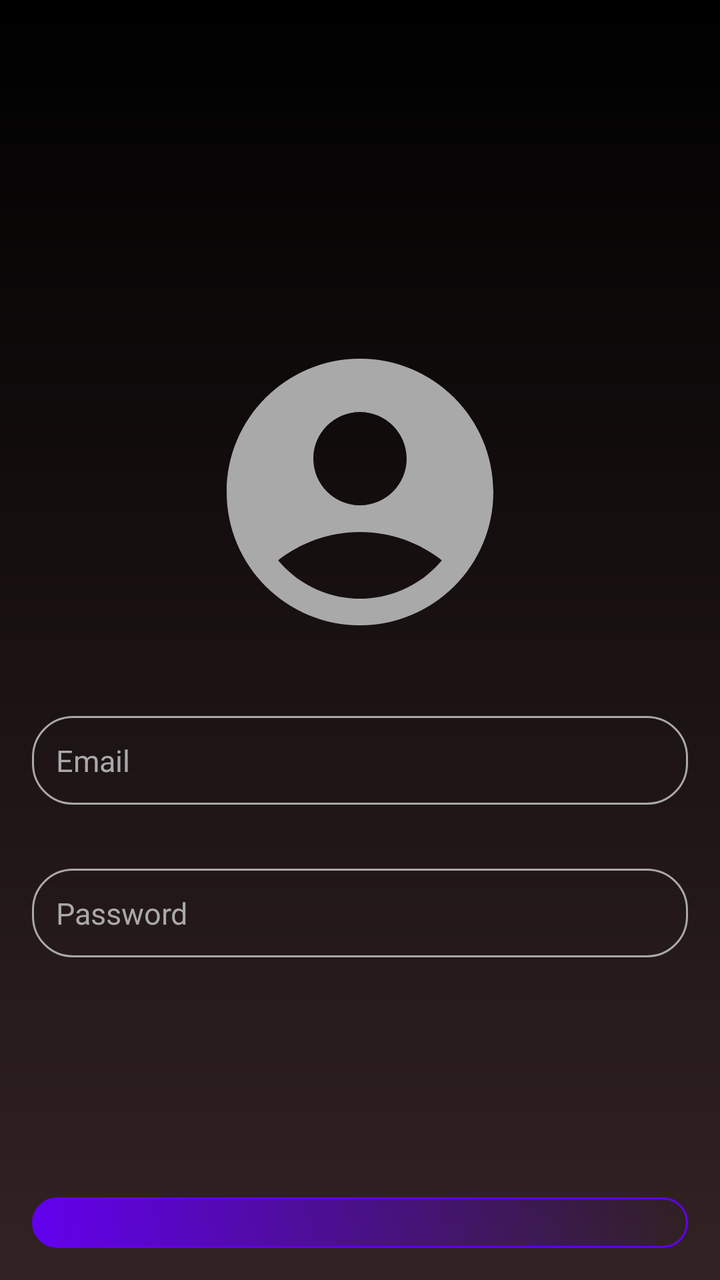
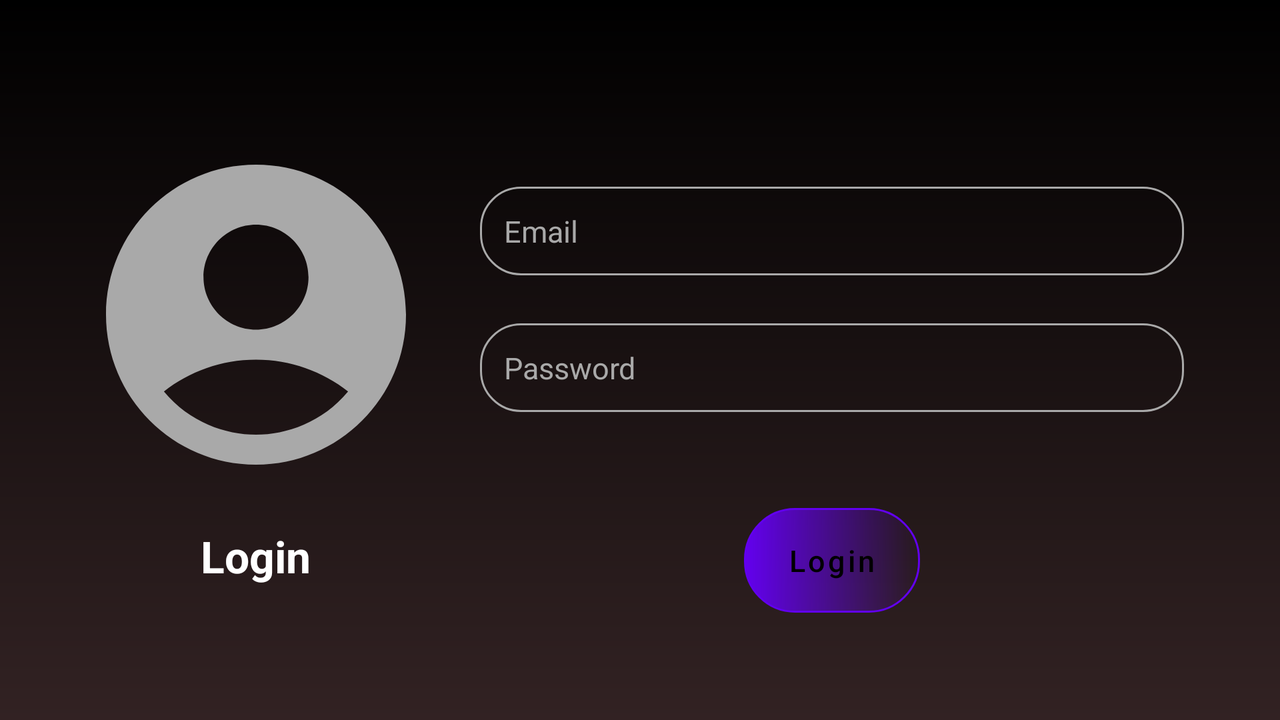

Two renders of one Android screen. The first uses the default layout on a phone; the second uses the alternative layout the repository ships for a different screen configuration, on a matching device. The two XML files are below.
<!-- AndroidManifest.xml: application theme Theme.NotesApp -->
<!-- res/layout/activity_login.xml -->
<?xml version="1.0" encoding="utf-8"?>
<RelativeLayout xmlns:android="http://schemas.android.com/apk/res/android"
    xmlns:app="http://schemas.android.com/apk/res-auto"
    xmlns:tools="http://schemas.android.com/tools"
    android:id="@+id/loginMain"
    android:layout_width="match_parent"
    android:layout_height="match_parent"
    android:background="@drawable/login_background"
    android:padding="16dp"
    tools:context=".Login">

    <LinearLayout
        android:layout_marginTop="150dp"
        android:layout_width="match_parent"
        android:layout_height="wrap_content"
        android:gravity="center"
        android:orientation="vertical"
        tools:ignore="UselessParent">

        <ImageView
            android:layout_width="160dp"
            android:layout_height="160dp"
            android:contentDescription="@string/user_profile"
            android:src="@drawable/baseline_account_circle_24">
        </ImageView>

            <EditText
                android:id="@+id/loginemailInput"
                android:layout_width="match_parent"
                android:layout_height="wrap_content"
                android:autofillHints=""
                android:hint="@string/email"
                android:drawableStart="@drawable/baseline_email_24"
                android:layout_marginTop="32dp"
                android:drawablePadding="10dp"
                android:textColor="@color/dark_gray"
                android:textColorHint="@color/dark_gray"
                android:textSize="15sp"
                android:background="@drawable/rounded_corner"
                android:padding="12dp"
                android:inputType="textEmailAddress">
            </EditText>
        <EditText
            android:id="@+id/loginpasswordInput"
            android:layout_width="match_parent"
            android:layout_height="wrap_content"
            android:autofillHints=""
            android:hint="@string/password"
            android:drawablePadding="10dp"
            android:layout_marginTop="32dp"
            android:drawableStart="@drawable/baseline_lock_24"
            android:textColor="@color/dark_gray"
            android:textColorHint="@color/dark_gray"
            android:textSize="15sp"
            android:background="@drawable/rounded_corner"
            android:padding="12dp"
            android:inputType="textPassword">
        </EditText>
        <Button
            android:id="@+id/loginButton"
            android:layout_width="match_parent"
            android:layout_height="wrap_content"
            android:text="@string/login"
            android:backgroundTint="@color/white"
            android:layout_marginTop="120dp"
            android:padding="5dp"
            android:textSize="15sp"
            android:background="@drawable/plus_button_background"
            android:textColor="@color/black"
            android:textAllCaps="false">
        </Button>
        <ProgressBar
            android:id="@+id/LogINprogressBar"
            android:visibility="gone"
            android:layout_width="wrap_content"
            android:layout_height="wrap_content"
            android:progressBackgroundTint="@color/dark_gray"
            android:layout_marginTop="10dp">
        </ProgressBar>
        </LinearLayout>
</RelativeLayout>
<!-- resources referenced by this layout -->
<resources>
  <color name="black">#000000</color>
  <color name="dark_gray">#A9A9A9</color>
  <color name="white">#FFFFFFFF</color>
  <!-- drawable baseline_account_circle_24 (drawable) -->
  <vector xmlns:android="http://schemas.android.com/apk/res/android" android:height="24dp" android:tint="@color/dark_gray" android:viewportHeight="24" android:viewportWidth="24" android:width="24dp">
        
      <path android:fillColor="@color/dark_gray" android:pathData="M12,2C6.48,2 2,6.48 2,12s4.48,10 10,10s10,-4.48 10,-10S17.52,2 12,2zM12,6c1.93,0 3.5,1.57 3.5,3.5S13.93,13 12,13s-3.5,-1.57 -3.5,-3.5S10.07,6 12,6zM12,20c-2.03,0 -4.43,-0.82 -6.14,-2.88C7.55,15.8 9.68,15 12,15s4.45,0.8 6.14,2.12C16.43,19.18 14.03,20 12,20z"/>
      
  </vector>
  <!-- drawable login_background (drawable) -->
  <?xml version="1.0" encoding="utf-8"?>
  <shape xmlns:android="http://schemas.android.com/apk/res/android">
      <gradient android:type="linear" android:angle="100"
          android:startColor="@color/black" android:endColor="#322223">
  </gradient>
  </shape>
  <!-- drawable plus_button_background (drawable) -->
  <?xml version="1.0" encoding="utf-8"?>
  <shape xmlns:android="http://schemas.android.com/apk/res/android"
      android:shape="rectangle">
  
      
      <gradient
          android:type="linear"
          android:angle="180"
          android:startColor="#00000000" android:endColor="#FFC0CB" />   
  
      
      <stroke
          android:width="1dp"
          android:color="@color/dark_slate_gray" />
  
      
      <corners android:radius="25dp" />
  </shape>
  <!-- drawable rounded_corner (drawable) -->
  <shape xmlns:android="http://schemas.android.com/apk/res/android"
      android:shape="rectangle">
  
      <solid/>  
  
      <stroke
          android:width="1dp"
          android:color="@color/dark_gray"/> 
  
      <corners android:radius="20dp"/>
  </shape>
  <string name="email">Email</string>
  <string name="login">Login</string>
  <string name="password">Password</string>
  <string name="user_profile" />
  <style name="Theme.NotesApp" parent="Theme.MaterialComponents.DayNight.NoActionBar">
          <item name="colorOnPrimary">@color/white</item>
          
          <item name="colorOnSecondary">@color/white</item>
          
          <item name="android:statusBarColor">?attr/colorOnPrimary</item>
          <item name="android:navigationBarColor">@color/white</item>
          
      </style>
  <color name="dark_slate_gray">#2F4F4F</color>
</resources>
<!-- res/layout-land/activity_login.xml (the repository's variant of the layout above) -->
<!-- drawn on the phone turned sideways -->
<?xml version="1.0" encoding="utf-8"?>
<LinearLayout xmlns:android="http://schemas.android.com/apk/res/android"
    xmlns:tools="http://schemas.android.com/tools"
    android:id="@+id/loginMain"
    android:layout_width="match_parent"
    android:layout_height="match_parent"
    android:orientation="horizontal"
    android:background="@drawable/login_background"
    android:padding="32dp"
    tools:context=".Login">

    <LinearLayout
        android:layout_width="0dp"
        android:layout_height="match_parent"
        android:layout_weight="1"
        android:orientation="vertical"
        android:gravity="center"
        tools:ignore="UseCompoundDrawables">
        <ImageView
            android:layout_width="180dp"
            android:layout_height="180dp"
            android:src="@drawable/baseline_account_circle_24"
            android:contentDescription="@string/app_name" />
        <TextView
            android:layout_width="wrap_content"
            android:layout_height="wrap_content"
            android:text="@string/login"
            android:textSize="22sp"
            android:textColor="@color/white"
            android:layout_marginTop="16dp"
            android:textStyle="bold" />
    </LinearLayout>

    
    <LinearLayout
        android:layout_width="0dp"
        android:layout_height="match_parent"
        android:layout_weight="2"
        android:layout_marginTop="40dp"
        android:orientation="vertical"
        android:gravity="center"
        android:padding="16dp">
        <EditText
            android:id="@+id/loginemailInput"
            android:layout_width="match_parent"
            android:layout_height="wrap_content"
            android:autofillHints=""
            android:hint="@string/email"
            android:drawableStart="@drawable/baseline_email_24"
            android:drawablePadding="10dp"
            android:textColor="@color/dark_gray"
            android:textColorHint="@color/dark_gray"
            android:textSize="15sp"
            android:background="@drawable/rounded_corner"
            android:padding="12dp"
            android:inputType="textEmailAddress"
            android:layout_marginBottom="24dp" />
        <EditText
            android:id="@+id/loginpasswordInput"
            android:layout_width="match_parent"
            android:layout_height="wrap_content"
            android:autofillHints=""
            android:hint="@string/password"
            android:drawableStart="@drawable/baseline_lock_24"
            android:drawablePadding="10dp"
            android:textColor="@color/dark_gray"
            android:textColorHint="@color/dark_gray"
            android:textSize="15sp"
            android:background="@drawable/rounded_corner"
            android:padding="12dp"
            android:inputType="textPassword"
            android:layout_marginBottom="48dp" />
        <Button
            android:id="@+id/loginButton"
            android:layout_width="wrap_content"
            android:layout_height="wrap_content"
            android:text="@string/login"
            android:backgroundTint="@color/white"
            android:textSize="15sp"
            android:background="@drawable/plus_button_background"
            android:textColor="@color/black"
            android:textAllCaps="false"
            android:padding="10dp" />
        <ProgressBar
            android:id="@+id/LogINprogressBar"
            android:layout_width="wrap_content"
            android:layout_height="wrap_content"
            android:layout_marginTop="16dp"
            android:visibility="gone"
            android:progressBackgroundTint="@color/dark_gray" />
    </LinearLayout>
</LinearLayout>
<!-- resources referenced by the variant -->
<!-- as the phone turned sideways resolves them -->
<resources>
  <color name="black">#000000</color>
  <color name="dark_gray">#A9A9A9</color>
  <color name="white">#FFFFFFFF</color>
  <!-- drawable baseline_account_circle_24 (drawable) -->
  <vector xmlns:android="http://schemas.android.com/apk/res/android" android:height="24dp" android:tint="@color/dark_gray" android:viewportHeight="24" android:viewportWidth="24" android:width="24dp">
        
      <path android:fillColor="@color/dark_gray" android:pathData="M12,2C6.48,2 2,6.48 2,12s4.48,10 10,10s10,-4.48 10,-10S17.52,2 12,2zM12,6c1.93,0 3.5,1.57 3.5,3.5S13.93,13 12,13s-3.5,-1.57 -3.5,-3.5S10.07,6 12,6zM12,20c-2.03,0 -4.43,-0.82 -6.14,-2.88C7.55,15.8 9.68,15 12,15s4.45,0.8 6.14,2.12C16.43,19.18 14.03,20 12,20z"/>
      
  </vector>
  <!-- drawable login_background (drawable) -->
  <?xml version="1.0" encoding="utf-8"?>
  <shape xmlns:android="http://schemas.android.com/apk/res/android">
      <gradient android:type="linear" android:angle="100"
          android:startColor="@color/black" android:endColor="#322223">
  </gradient>
  </shape>
  <!-- drawable plus_button_background (drawable) -->
  <?xml version="1.0" encoding="utf-8"?>
  <shape xmlns:android="http://schemas.android.com/apk/res/android"
      android:shape="rectangle">
  
      
      <gradient
          android:type="linear"
          android:angle="180"
          android:startColor="#00000000" android:endColor="#FFC0CB" />   
  
      
      <stroke
          android:width="1dp"
          android:color="@color/dark_slate_gray" />
  
      
      <corners android:radius="25dp" />
  </shape>
  <!-- drawable rounded_corner (drawable) -->
  <shape xmlns:android="http://schemas.android.com/apk/res/android"
      android:shape="rectangle">
  
      <solid/>  
  
      <stroke
          android:width="1dp"
          android:color="@color/dark_gray"/> 
  
      <corners android:radius="20dp"/>
  </shape>
  <string name="app_name">Notes</string>
  <string name="email">Email</string>
  <string name="login">Login</string>
  <string name="password">Password</string>
  <style name="Theme.NotesApp" parent="Theme.MaterialComponents.DayNight.NoActionBar">
          <item name="colorOnPrimary">@color/white</item>
          
          <item name="colorOnSecondary">@color/white</item>
          
          <item name="android:statusBarColor">?attr/colorOnPrimary</item>
          <item name="android:navigationBarColor">@color/white</item>
          
      </style>
  <color name="dark_slate_gray">#2F4F4F</color>
</resources>
